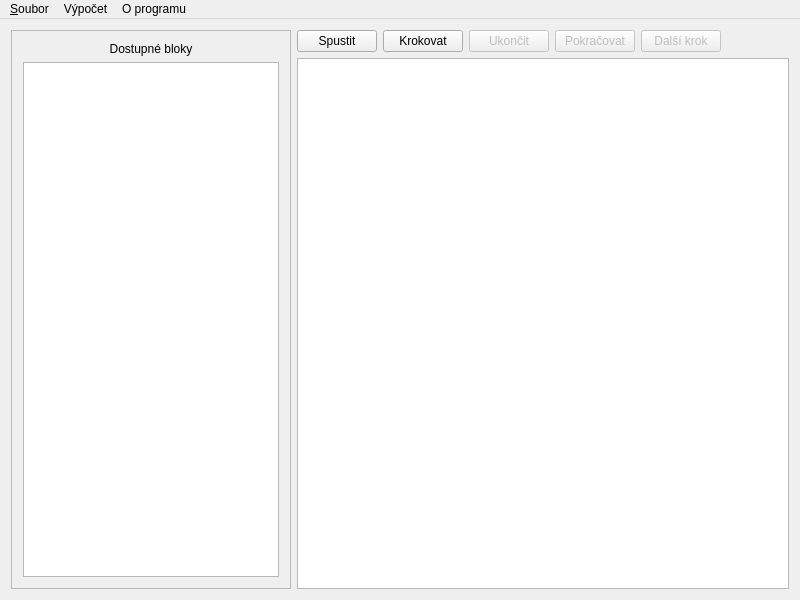
<?xml version="1.0" encoding="UTF-8"?>
<ui version="4.0">
 <class>MainWindow</class>
 <widget class="QMainWindow" name="MainWindow">
  <property name="geometry">
   <rect>
    <x>0</x>
    <y>0</y>
    <width>800</width>
    <height>600</height>
   </rect>
  </property>
  <property name="sizePolicy">
   <sizepolicy hsizetype="Preferred" vsizetype="Preferred">
    <horstretch>0</horstretch>
    <verstretch>0</verstretch>
   </sizepolicy>
  </property>
  <property name="minimumSize">
   <size>
    <width>800</width>
    <height>600</height>
   </size>
  </property>
  <property name="windowTitle">
   <string>Blokové schéma</string>
  </property>
  <widget class="QWidget" name="centralWidget">
   <layout class="QHBoxLayout" name="horizontalLayout_2">
    <item>
     <widget class="QScrollArea" name="scrollArea">
      <property name="sizePolicy">
       <sizepolicy hsizetype="Minimum" vsizetype="Expanding">
        <horstretch>0</horstretch>
        <verstretch>0</verstretch>
       </sizepolicy>
      </property>
      <property name="minimumSize">
       <size>
        <width>0</width>
        <height>0</height>
       </size>
      </property>
      <property name="widgetResizable">
       <bool>true</bool>
      </property>
      <widget class="QWidget" name="scrollAreaWidgetContents">
       <property name="geometry">
        <rect>
         <x>0</x>
         <y>0</y>
         <width>274</width>
         <height>558</height>
        </rect>
       </property>
       <layout class="QVBoxLayout" name="verticalLayout">
        <item>
         <widget class="QLabel" name="infoLabel2">
          <property name="text">
           <string>Dostupné bloky</string>
          </property>
          <property name="alignment">
           <set>Qt::AlignCenter</set>
          </property>
         </widget>
        </item>
        <item>
         <widget class="QListWidget" name="blockList">
          <property name="font">
           <font>
            <family>Courier 10 Pitch</family>
            <pointsize>18</pointsize>
            <weight>75</weight>
            <bold>true</bold>
           </font>
          </property>
          <property name="focusPolicy">
           <enum>Qt::StrongFocus</enum>
          </property>
         </widget>
        </item>
       </layout>
      </widget>
     </widget>
    </item>
    <item>
     <layout class="QVBoxLayout" name="rightSideLayout">
      <item>
       <layout class="QHBoxLayout" name="controlLayout">
        <item>
         <widget class="QPushButton" name="controlRunButton">
          <property name="sizePolicy">
           <sizepolicy hsizetype="Fixed" vsizetype="Fixed">
            <horstretch>0</horstretch>
            <verstretch>0</verstretch>
           </sizepolicy>
          </property>
          <property name="text">
           <string>Spustit</string>
          </property>
         </widget>
        </item>
        <item>
         <widget class="QPushButton" name="controlDebugButton">
          <property name="sizePolicy">
           <sizepolicy hsizetype="Fixed" vsizetype="Fixed">
            <horstretch>0</horstretch>
            <verstretch>0</verstretch>
           </sizepolicy>
          </property>
          <property name="text">
           <string>Krokovat</string>
          </property>
         </widget>
        </item>
        <item>
         <widget class="QPushButton" name="controlEndButton">
          <property name="enabled">
           <bool>false</bool>
          </property>
          <property name="sizePolicy">
           <sizepolicy hsizetype="Fixed" vsizetype="Fixed">
            <horstretch>0</horstretch>
            <verstretch>0</verstretch>
           </sizepolicy>
          </property>
          <property name="text">
           <string>Ukončit</string>
          </property>
         </widget>
        </item>
        <item>
         <widget class="QPushButton" name="controlContinueButton">
          <property name="enabled">
           <bool>false</bool>
          </property>
          <property name="sizePolicy">
           <sizepolicy hsizetype="Fixed" vsizetype="Fixed">
            <horstretch>0</horstretch>
            <verstretch>0</verstretch>
           </sizepolicy>
          </property>
          <property name="text">
           <string>Pokračovat</string>
          </property>
         </widget>
        </item>
        <item>
         <widget class="QPushButton" name="controlNextStepButton">
          <property name="enabled">
           <bool>false</bool>
          </property>
          <property name="sizePolicy">
           <sizepolicy hsizetype="Fixed" vsizetype="Fixed">
            <horstretch>0</horstretch>
            <verstretch>0</verstretch>
           </sizepolicy>
          </property>
          <property name="text">
           <string>Další krok</string>
          </property>
         </widget>
        </item>
        <item>
         <spacer name="controlVSpacer">
          <property name="orientation">
           <enum>Qt::Horizontal</enum>
          </property>
          <property name="sizeHint" stdset="0">
           <size>
            <width>40</width>
            <height>20</height>
           </size>
          </property>
         </spacer>
        </item>
       </layout>
      </item>
      <item>
       <widget class="QGraphicsView" name="graphicsView">
        <property name="sizePolicy">
         <sizepolicy hsizetype="Expanding" vsizetype="Expanding">
          <horstretch>0</horstretch>
          <verstretch>0</verstretch>
         </sizepolicy>
        </property>
       </widget>
      </item>
     </layout>
    </item>
   </layout>
  </widget>
  <widget class="QMenuBar" name="menuBar">
   <property name="geometry">
    <rect>
     <x>0</x>
     <y>0</y>
     <width>800</width>
     <height>22</height>
    </rect>
   </property>
   <widget class="QMenu" name="menuteat">
    <property name="title">
     <string>&amp;Soubor</string>
    </property>
    <addaction name="actionNew"/>
    <addaction name="actionLoad"/>
    <addaction name="actionSave"/>
   </widget>
   <widget class="QMenu" name="menuVypocitat">
    <property name="title">
     <string>Výpočet</string>
    </property>
    <addaction name="separator"/>
    <addaction name="actionRun"/>
    <addaction name="actionDebug"/>
   </widget>
   <widget class="QMenu" name="menuOProgramu">
    <property name="title">
     <string>O programu</string>
    </property>
    <addaction name="actionHelp"/>
    <addaction name="actionAuthors"/>
   </widget>
   <addaction name="menuteat"/>
   <addaction name="menuVypocitat"/>
   <addaction name="menuOProgramu"/>
  </widget>
  <action name="actionNew">
   <property name="text">
    <string>Nový</string>
   </property>
   <property name="shortcut">
    <string>Ctrl+N</string>
   </property>
  </action>
  <action name="actionLoad">
   <property name="text">
    <string>Načíst</string>
   </property>
   <property name="shortcut">
    <string>Ctrl+O</string>
   </property>
  </action>
  <action name="actionSave">
   <property name="text">
    <string>Uložit</string>
   </property>
   <property name="shortcut">
    <string>Ctrl+S</string>
   </property>
  </action>
  <action name="actionRun">
   <property name="text">
    <string>Spustit</string>
   </property>
   <property name="shortcut">
    <string>Ctrl+R</string>
   </property>
  </action>
  <action name="actionDebug">
   <property name="text">
    <string>Krokovat</string>
   </property>
   <property name="shortcut">
    <string>F5</string>
   </property>
  </action>
  <action name="actionHelp">
   <property name="text">
    <string>Nápověda</string>
   </property>
   <property name="shortcut">
    <string>F1</string>
   </property>
  </action>
  <action name="actionAuthors">
   <property name="text">
    <string>Autoři</string>
   </property>
  </action>
 </widget>
 <layoutdefault spacing="6" margin="11"/>
 <resources/>
 <connections>
  <connection>
   <sender>controlRunButton</sender>
   <signal>clicked()</signal>
   <receiver>actionRun</receiver>
   <slot>trigger()</slot>
   <hints>
    <hint type="sourcelabel">
     <x>332</x>
     <y>45</y>
    </hint>
    <hint type="destinationlabel">
     <x>-1</x>
     <y>-1</y>
    </hint>
   </hints>
  </connection>
  <connection>
   <sender>controlDebugButton</sender>
   <signal>clicked()</signal>
   <receiver>actionDebug</receiver>
   <slot>trigger()</slot>
   <hints>
    <hint type="sourcelabel">
     <x>418</x>
     <y>45</y>
    </hint>
    <hint type="destinationlabel">
     <x>-1</x>
     <y>-1</y>
    </hint>
   </hints>
  </connection>
 </connections>
</ui>
